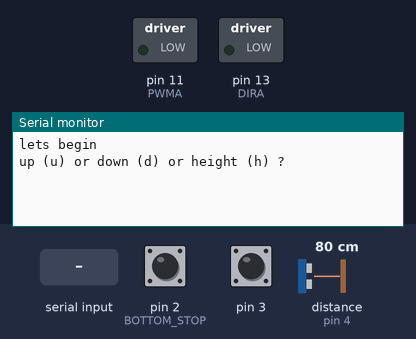
A sketch run on a simulated Arduino Uno, built with avr-gcc and run on an emulated ATmega328P. Parts: switched loads named in the sketch (green lamp = pin HIGH), the last lines printed to the serial monitor. Wiring (inferred from the names in the program): ultrasonic range finder: trigger pin 5; echo pin 4. The inputs (shaded band) are chosen by the test bench; at power-on: pin 2 (BOTTOM_STOP) LOW, pin 3 HIGH, distance to the obstacle (sensor on pin 4) 80 cm. The echo pulse lasts 58.3 µs per cm; pins used as bus, display or sensor lines are not drawn.

Above: at 1.2 s.
1.3 s: "90,45\n" received over Serial
At 1.48 s:
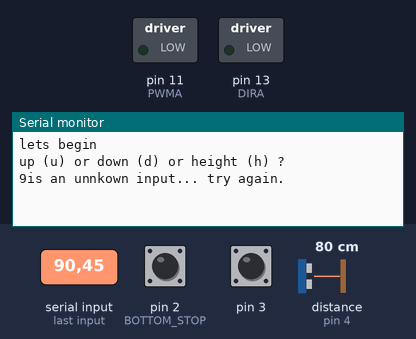
2.8 s: "u90\n" received over Serial
At 3.8 s:
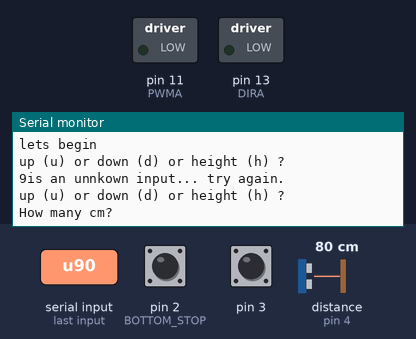
4.3 s: "30,150\n" received over Serial
At 5.23 s:
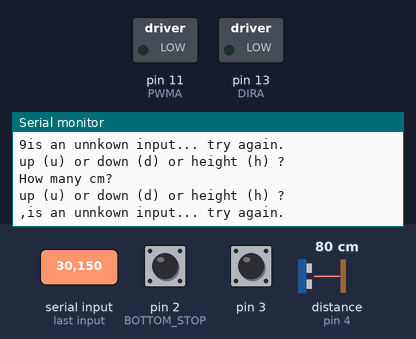

Measured:
- after the input at 1.3 s, the serial monitor: prints a new line at once (image 1)
- after the input at 2.8 s, the serial monitor: prints a new line at once (image 2)
- after the input at 4.3 s, the serial monitor: prints a new line after 0.75 s (image 3)

The sketch:

USMDM.ino
```cpp
const int TRIGGER = 5;
const int ECHO = 4;

const int DIRA=13;
const int PWMA=11;

const int BOTTOM_STOP = 2;

const int NUM_READINGS = 5;

const int PULSE_DELAY = 5000;

int spead = 255;
int del = 1000;

int zHeight = 0;

volatile boolean isDown = false;

void setup()
{
  pinMode(TRIGGER, OUTPUT);
  pinMode(ECHO, INPUT);

  pinMode(BOTTOM_STOP, INPUT);
  digitalWrite(BOTTOM_STOP, LOW);
  attachInterrupt(0, bottomStop, LOW);
  attachInterrupt(1, topStop, FALLING);

  pinMode(DIRA,OUTPUT);
  pinMode(PWMA,OUTPUT);

  Serial.begin(115200);
  Serial.println("lets begin");

  zHeight = getHeight();
}

void topStop() {
  halt();
}

void bottomStop() {
  int reading = digitalRead(BOTTOM_STOP);
  delayMicroseconds(2000);
  if( reading == digitalRead(BOTTOM_STOP) )
    halt();
  isDown = true;
  detachInterrupt(0);
  attachInterrupt(0, bottomStopDone, HIGH);
}

void bottomStopDone() {
  isDown = false;
  detachInterrupt(0);
  attachInterrupt(0, bottomStop, LOW);
}

void up(int cm)
{

  if(isDown)
    return;
  int start = zHeight;
  Serial.print("starting at: ");
  Serial.println(start);
  while( true ){
    int cur = getHeight();
    if( cur - start >= cm ){
      zHeight = cur;
      break;
    }
    analogWrite(PWMA,255);
    digitalWrite(DIRA,LOW);
    delayMicroseconds(PULSE_DELAY);
    halt();
  }
  Serial.print("end up height: ");
  Serial.println(zHeight);
}

void down(int cm)
{
  if(isDown)
    return;
  int start = zHeight;
  Serial.print("starting at: ");
  Serial.println(start);
  while( true ){
    int cur = getHeight();
    if( start - cur >= cm ){
      zHeight = cur;
      break;
    }
    analogWrite(PWMA,100);
    digitalWrite(DIRA,HIGH);
    delayMicroseconds(PULSE_DELAY);
    halt();
  }
  Serial.print("end down height: ");
  Serial.println(zHeight);
}

void halt()//
{
//  Serial.println("stop");
  digitalWrite(DIRA,LOW);// Unenble the pin, to stop the motor. this should be done to avid damaging the motor.
  digitalWrite(PWMA,LOW);
}

int getHeight() {
  float readings = 0;
  for( int i = 0; i < NUM_READINGS; i++ ){
    readings += doReading();
    delay(5);
  }
  readings = readings/NUM_READINGS;
//  Serial.println(readings);
  return round(readings);
}
int doReading() {
  // establish variables for duration of the ping,
  // and the distance result in inches and centimeters:
  long duration, inches, cm;

  // The PING))) is triggered by a HIGH pulse of 2 or more microseconds.
  // Give a short LOW pulse beforehand to ensure a clean HIGH pulse:
//  pinMode(TRIGGER, OUTPUT);
  digitalWrite(TRIGGER, LOW);
  delayMicroseconds(2);
  digitalWrite(TRIGGER, HIGH);
  delayMicroseconds(5);
  digitalWrite(TRIGGER, LOW);

  // The same pin is used to read the signal from the PING))): a HIGH
  // pulse whose duration is the time (in microseconds) from the sending
  // of the ping to the reception of its echo off of an object.
//  pinMode(ECHO, INPUT);
  duration = pulseIn(ECHO, HIGH);

  // convert the time into a distance
  //inches = microsecondsToInches(duration);
  return microsecondsToCentimeters(duration);
}

long microsecondsToInches(long microseconds)
{
  // According to Parallax's datasheet for the PING))), there are
  // 73.746 microseconds per inch (i.e. sound travels at 1130 feet per
  // second).  This gives the distance travelled by the ping, outbound
  // and return, so we divide by 2 to get the distance of the obstacle.
  // See: http://www.parallax.com/dl/docs/prod/acc/28015-PING-v1.3.pdf
  return microseconds / 74 / 2;
}

long microsecondsToCentimeters(long microseconds)
{
  // The speed of sound is 340 m/s or 29 microseconds per centimeter.
  // The ping travels out and back, so to find the distance of the
  // object we take half of the distance travelled.
  return microseconds / 29 / 2;
}

void waitForInput() {
  Serial.flush();
  while( Serial.available() < 1 ){
//    Serial.print(".");
    delay(1);
  }
}
void loop(){
  Serial.println("up (u) or down (d) or height (h) ?");
  waitForInput();
  char input = Serial.read();
  while( Serial.available() > 0 )
     Serial.read();
  switch(input) {
    case 'u':
      Serial.println("How many cm?");
      waitForInput();
      up(Serial.parseInt());
      delay(500);
      halt();
      break;
    case 'd':
      Serial.println("How many cm?");
      waitForInput();
      down(Serial.parseInt());
      delay(500);
      halt();
      break;
    case 'h':
      Serial.print("Platform at: ");
      Serial.print(getHeight());
      Serial.println(" cm");
      break;
    default:
      Serial.print(input);
      Serial.println("is an unnkown input... try again.");
      break;
  }
  delay(250);
}
```
